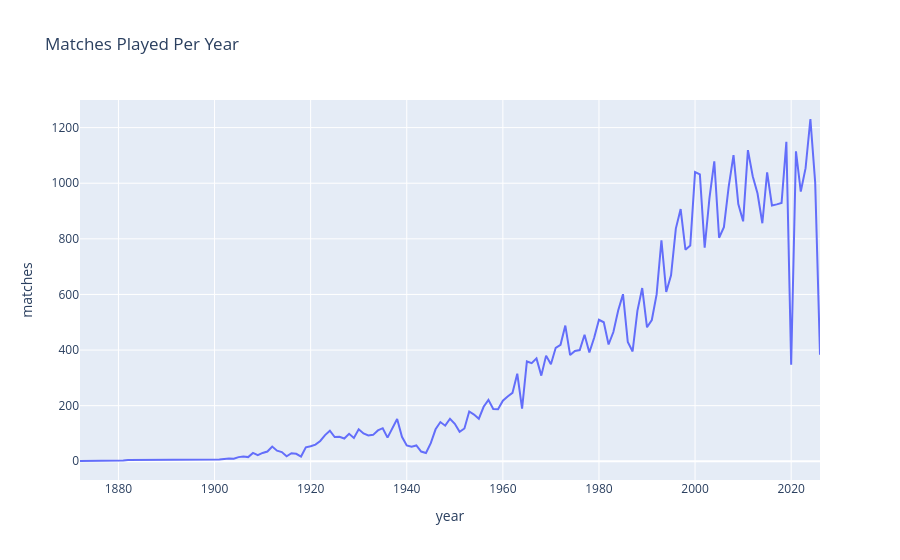

Notebook code for this chart:
### Markdown cell above
### 6: Temporal Analysis

### Code cell
# Matches per year
df['year'] = df['date'].dt.year
matches_per_year = df.groupby('year').size().reset_index(name="matches")
print(matches_per_year.tail())

# Plot 
fig = px.line(
    matches_per_year,
    x='year',
    y='matches',
    title='Matches Played Per Year'
)
fig.show()

### Figure 1 — Plotly figure (JSON) as saved in the notebook; plotly's stock layout.template omitted (floating-point values rounded to 4 significant figures; data arrays with more than 128 entries replaced by an {"elided": "..."} marker saying what was removed)
{"data": [{"hovertemplate": "year=%{x}<br>matches=%{y}<extra></extra>", "legendgroup": "", "line": {"color": "#636efa", "dash": "solid"}, "marker": {"symbol": "circle"}, "mode": "lines", "name": "", "orientation": "v", "showlegend": false, "type": "scatter", "x": {"elided": "155 int values"}, "xaxis": "x", "y": {"elided": "155 int values"}, "yaxis": "y"}], "layout": {"legend": {"tracegroupgap": 0}, "title": {"text": "Matches Played Per Year"}, "xaxis": {"anchor": "y", "domain": [0, 1], "title": {"text": "year"}}, "yaxis": {"anchor": "x", "domain": [0, 1], "title": {"text": "matches"}}}}
